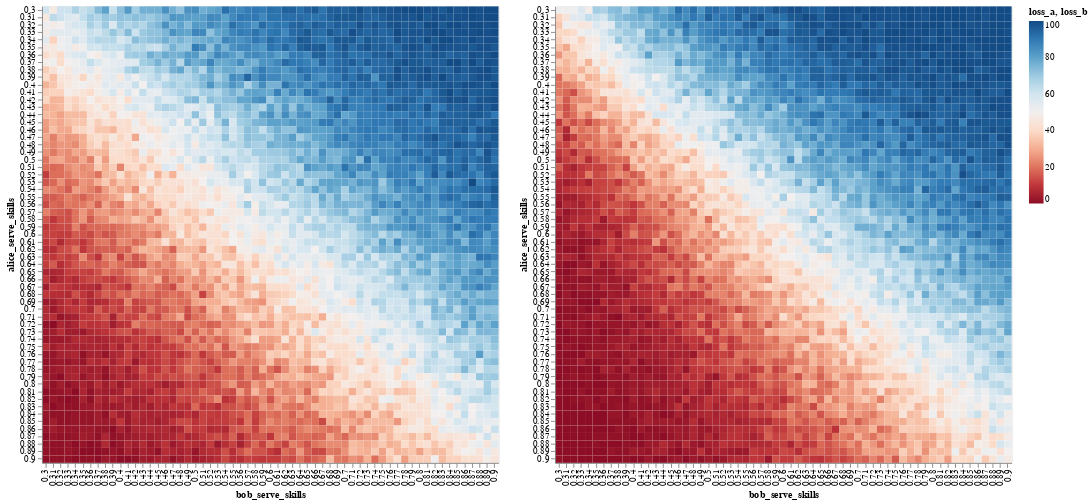

Notebook cell for this chart:
### Code cell
x, y = np.meshgrid(alice_serve_skills, bob_serve_skills)

source = pd.DataFrame({'bob_serve_skills': x.ravel(),
                     'alice_serve_skills': y.ravel(),
                     'loss_a': scores_a.ravel(),
                     'loss_b': scores_b.ravel(),
                     'diff': (scores_a - scores_b).ravel()})

base = alt.Chart(source).mark_rect().encode(
    x='bob_serve_skills:O',
    y='alice_serve_skills:O',
).properties(
    width=500,
    height=500
)


chart_a = base.encode(color=alt.Color('loss_a:Q', scale=alt.Scale(scheme='redblue')))# + base.mark_text(baseline='middle').encode(text='loss_a:Q', color=alt.value('black'))
chart_b = base.encode(color=alt.Color('loss_b:Q', scale=alt.Scale(scheme='redblue')))# + base.mark_text(baseline='middle').encode(text='loss_b:Q', color=alt.value('black'))
chart_diff = base.encode(color=alt.Color('diff:Q', scale=alt.Scale(scheme='redblue', domain=[-30, 30])))# + base.mark_text(baseline='middle').encode(text='diff:Q', color=alt.value('black'))

(chart_a | chart_b) #blue: alice looses 100% of the times, red: alice looses 0% of the times

### Figure 1 — Vega-Lite specification as saved in the notebook (floating-point values rounded to 4 significant figures; data arrays with more than 128 entries replaced by an {"elided": "..."} marker saying what was removed)
{"$schema": "https://vega.github.io/schema/vega-lite/v3.4.0.json", "config": {"mark": {"tooltip": null}, "view": {"height": 300, "width": 400}}, "data": {"name": "data-ea65ad425e8aaba94e872ae8aabbc675"}, "datasets": {"data-ea65ad425e8aaba94e872ae8aabbc675": {"elided": "3721 records"}}, "hconcat": [{"encoding": {"color": {"field": "loss_a", "scale": {"scheme": "redblue"}, "type": "quantitative"}, "x": {"field": "bob_serve_skills", "type": "ordinal"}, "y": {"field": "alice_serve_skills", "type": "ordinal"}}, "height": 500, "mark": "rect", "width": 500}, {"encoding": {"color": {"field": "loss_b", "scale": {"scheme": "redblue"}, "type": "quantitative"}, "x": {"field": "bob_serve_skills", "type": "ordinal"}, "y": {"field": "alice_serve_skills", "type": "ordinal"}}, "height": 500, "mark": "rect", "width": 500}]}
